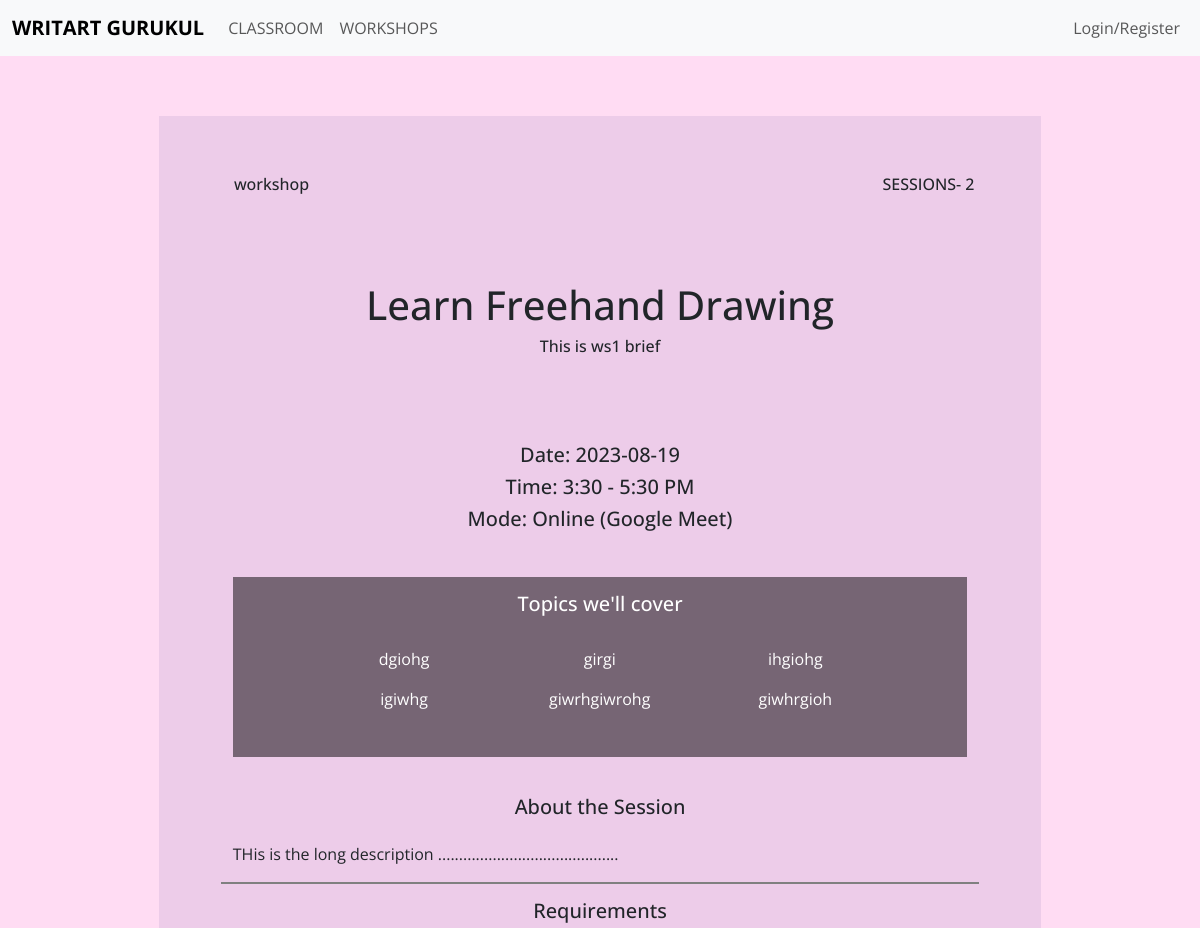
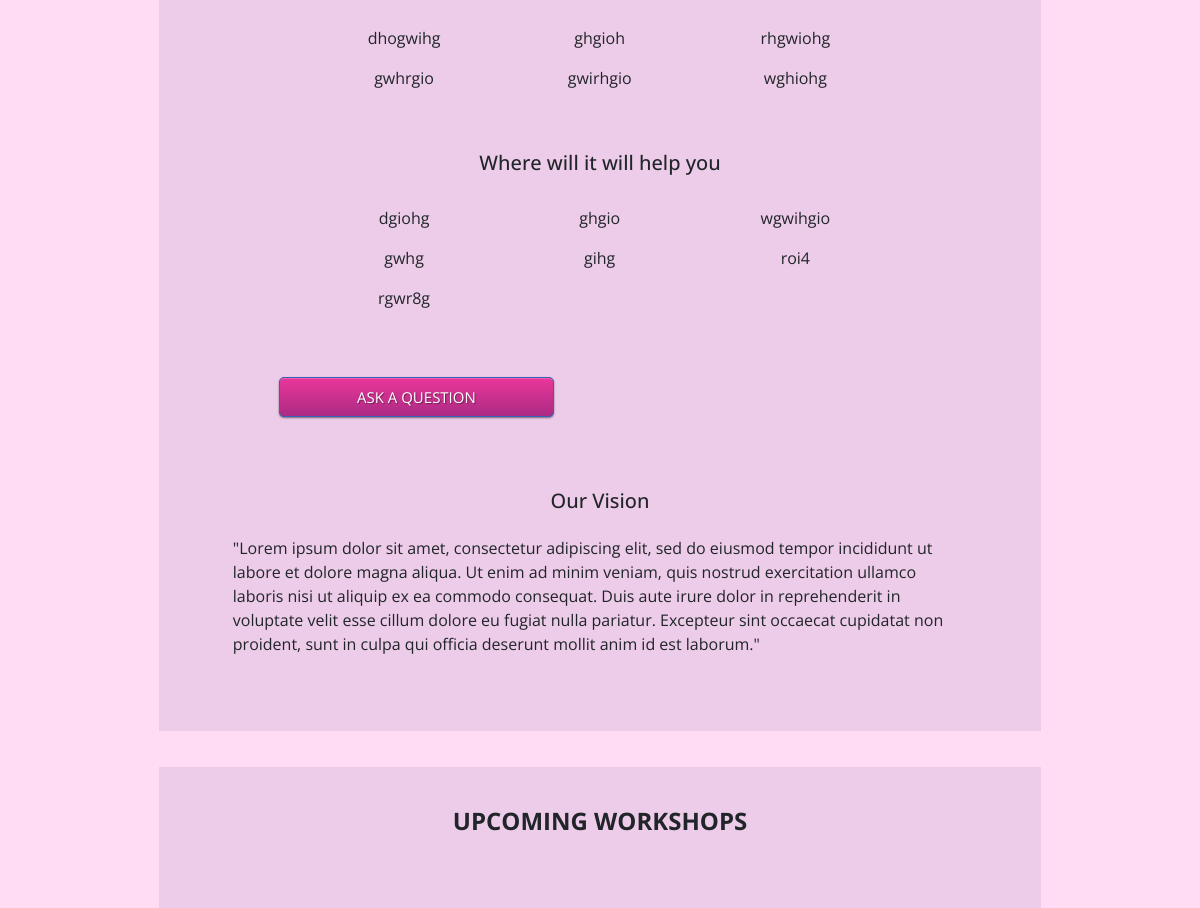
Screenshot of /school/ with the database file from the repository (2 pictures, top to bottom).
### models/workshop_details.py (models this page shows, shortened)
class WorkshopDetails(db.Model):
    id = db.Column(db.Integer, primary_key=True)
    category = db.Column(db.String(100))
    brief = db.Column(db.String(100))
    sessions = db.Column(db.String(2))
    subtopic1 = db.Column(db.String(100))
    subtopic2 = db.Column(db.String(100))
    subtopic3 = db.Column(db.String(100))
    subtopic4 = db.Column(db.String(100))
    subtopic5 = db.Column(db.String(100))
    subtopic6 = db.Column(db.String(100))
    subtopic7 = db.Column(db.String(100))
    subtopic8 = db.Column(db.String(100))
    subtopic9 = db.Column(db.String(100))
    description = db.Column(db.String(500))
    req1 = db.Column(db.String(100))
    req2 = db.Column(db.String(100))
    req3 = db.Column(db.String(100))
    req4 = db.Column(db.String(100))
    req5 = db.Column(db.String(100))
    req6 = db.Column(db.String(100))
    req7 = db.Column(db.String(100))
    req8 = db.Column(db.String(100))
    req9 = db.Column(db.String(100))
    result1 = db.Column(db.String(100))
    result2 = db.Column(db.String(100))
    result3 = db.Column(db.String(100))
    result4 = db.Column(db.String(100))
    result5 = db.Column(db.String(100))
    result6 = db.Column(db.String(100))
    result7 = db.Column(db.String(100))
    result8 = db.Column(db.String(100))
    result9 = db.Column(db.String(100))
    cover = db.Column(db.String(100))
    thumbnail = db.Column(db.String(100))
    photo1 = db.Column(db.String(100))
    photo2 = db.Column(db.String(100))
    photo3 = db.Column(db.String(100))
    ws_id = db.Column(db.Integer, db.ForeignKey('workshop.id'), unique=True)

### models/member.py (models this page shows, shortened)
class Workshop(db.Model):
    id = db.Column(db.Integer, primary_key=True)
    name = db.Column(db.String(10))
    topic = db.Column(db.String(100))
    date = db.Column(db.String(50))
    time = db.Column(db.String(50))
    instructor = db.Column(db.String(100))
    strength = db.Column(db.String(50))
    gross_revenue = db.Column(db.String(100))
    joining_link = db.Column(db.String(100))
    joining_link2 = db.Column(db.String(100))
    joining_link3 = db.Column(db.String(100))
    joining_link4 = db.Column(db.String(100))
    yt_p1_id = db.Column(db.String(100))
    yt_p2_id = db.Column(db.String(100))
    yt_p3_id = db.Column(db.String(100))
    yt_p4_id = db.Column(db.String(100))
    reg_start = db.Column(db.String(50))
    reg_close = db.Column(db.String(50))
    details = db.relationship('WorkshopDetails', backref='workshop', uselist=False)

### routes/school.py (the view, shortened to what this page needs)
@school.route('/', methods=['GET', 'POST'])
def home():
    upcoming_workshop_list = []
    admin = db.session.query(Role).filter_by(name='admin').first()
    current_workshop_name = db.session.query(Tools).filter_by(keyword='current_workshop').first().data
    current_workshop = db.session.query(Workshop).filter_by(name=current_workshop_name).first()
    current_workshop_details = current_workshop.details
    category = current_workshop_details.category
    sessions = current_workshop_details.sessions
    topic = current_workshop.topic
    brief = current_workshop_details.brief
    sub1 = current_workshop_details.subtopic1
    sub2 = current_workshop_details.subtopic2
    sub3 = current_workshop_details.subtopic3
    sub4 = current_workshop_details.subtopic4
    sub5 = current_workshop_details.subtopic5
    sub6 = current_workshop_details.subtopic6
    sub7 = current_workshop_details.subtopic7
    sub8 = current_workshop_details.subtopic8
    sub9 = current_workshop_details.subtopic9
    sub_list = [sub1, sub2, sub3, sub4, sub5, sub6, sub7, sub8, sub9]
    description = current_workshop_details.description
    rq1 = current_workshop_details.req1
    rq2 = current_workshop_details.req2
    rq3 = current_workshop_details.req3
    rq4 = current_workshop_details.req4
    rq5 = current_workshop_details.req5
    rq6 = current_workshop_details.req6
    rq7 = current_workshop_details.req7
    rq8 = current_workshop_details.req8
    rq9 = current_workshop_details.req9
    req_list = [rq1, rq2, rq3, rq4, rq5, rq6, rq7, rq8, rq9]
    r1 = current_workshop_details.result1
    r2 = current_workshop_details.result2
    r3 = current_workshop_details.result3
    r4 = current_workshop_details.result4
    r5 = current_workshop_details.result5
    r6 = current_workshop_details.result6
    r7 = current_workshop_details.result7
    r8 = current_workshop_details.result8
    r9 = current_workshop_details.result9
    result_list = [r1, r2, r3, r4, r5, r6, r7, r8, r9]
    date = current_workshop.date
    time = current_workshop.time
    upcoming_workshop_list = []
    workshops = db.session.query(Workshop)
    reg_status = db.session.query(Tools).filter_by(keyword='reg_status').one()
    for workshop in workshops:
        if not workshop.reg_start:
            upcoming_workshop_list.append(workshop.name)
    return render_template('workshops_main.html', category=category, topic=topic, sessions=sessions, brief=brief,
                           sub_list=sub_list, description=description, req_list=req_list, result_list=result_list,
                           logged_in=current_user.is_authenticated, upcoming_workshop_list=upcoming_workshop_list,
                           date=date, time=time, admin=admin, reg_status=reg_status)

### routes/templates/workshops_main.html (shortened to what this page needs)
{% extends "base.html" %}
{% block content %}
<div class="master-container">
    <div class="row justify-content-center align-items-center" id="ws-content" style="padding: 0% 2%;">
        <div class="col-md-9 align-items-center" style="background-color: #edcce9; padding: 5%;">
            <div class="row justify-content-between align-items-center">
                <div class="col-md-2" style="text-align: center;">
                    <h6>{{category}}</h6>
                </div>
                <div class="col-md-2" style="text-align: center;">
                    <h6>SESSIONS- {{sessions}}</h6>
                </div>
            </div>
            <div class="row justify-content-center">
                <div class="col" style="text-align: center; padding: 10% 0%;">
                    <h1>{{topic}}</h1>
                    <h6>{{brief}}</h6>
                </div>
            </div>
            <div class="row" style="padding-bottom: 5%;">
                <div class="col" style="text-align: center; padding 10% 0%;">
                    <h5>Date: {{date}}</h5>
                    <h5>Time: {{time}}</h5>
                    <h5>Mode: Online (Google Meet)</h5>
                </div>
            </div>
            <div class="col">
                <div id="topics">
                    <div class="row justify-content-center" style="text-align: center;">
                        <div class="col heading">
                            <h5>Topics we'll cover</h5>
                        </div>
                    </div>
                    <div class="wrapper-ws">
                        <div class="container-ws">
                            {% for item in sub_list %}
                            <div class="point">
                                <div class="content">
                                    {{item}}
                                </div>
                            </div>
                            {% endfor %}
                        </div>
                    </div>
                </div>
                <div class="row">
                    <div class="col heading">
                        <h5>About the Session</h5>
                    </div>
                </div>
                <div class="row description">
                    <div class="col">
                        <p>{{description}}</p>
                    </div>
                </div>
                <div class="row justify-content-center" style="text-align: center;">
                    <div class="col heading">
                        <h5>Requirements</h5>
                    </div>
                </div>
                <div class="wrapper-ws">
                    <div class="container-ws">
                        {% for item in req_list %}
                        <div class="point">
                            <div class="content">
                                {{item}}
                            </div>
                        </div>
                        {% endfor %}
                    </div>
                </div>
                <div class="row justify-content-center" style="text-align: center;">
                    <div class="col heading">
                        <h5>Where will it will help you</h5>
                    </div>
                </div>
                <div class="wrapper-ws">
                    <div class="container-ws">
                        {% for item in result_list %}
                        <div class="point">
                            <div class="content">
                                {{item}}
                            </div>
                        </div>
                        {% endfor %}
                    </div>
                </div>
                <div class="btn-set">
                    <div class="row btn-wrapper">
                        <div class="col button-container">
                            <a class="btn btn-primary btn-block btn-large button" href="https://wa.link/vfza06">ASK A QUESTION</a>
                        </div>
                        <div class="col button-container">
                        </div>
                    </div>
                </div>
                <div class="row">
                    <div class="col heading">
                        <h5>Our Vision</h5>
                    </div>
                </div>
                <div class="row">
                    <div class="col">
                        <p>"Lorem ipsum dolor sit amet, consectetur adipiscing elit, sed do eiusmod tempor incididunt ut labore et dolore magna aliqua. Ut enim ad minim veniam, quis nostrud exercitation ullamco laboris nisi ut aliquip ex ea commodo consequat. Duis aute irure dolor in reprehenderit in voluptate velit esse cillum dolore eu fugiat nulla pariatur. Excepteur sint occaecat cupidatat non proident, sunt in culpa qui officia deserunt mollit anim id est laborum."</p>
                    </div>
                </div>
            </div>
        </div>
    </div>
</div>
<div>
    <div class="row justify-content-center align-items-center" style="padding: 0% 2%;">
        <div class="col-md-9 align-items-center" style="background-color: #edcce9; padding: 2%;">
            <div class="col">
                <div>
                    <div class="row justify-content-center" style="text-align: center;">
                        <div class="col heading">
                            <h4><b>UPCOMING WORKSHOPS</b></h4>
                        </div>
                    </div>
                    <div class="wrapper-ws">
                        <div class="container-upcoming-ws">
                        </div>
                    </div>
                </div>
            </div>
        </div>
    </div>
</div>
{% endblock %}

### routes/templates/base.html (shortened to what this page needs)
<!DOCTYPE html>
<html>
  <head>
    <link
      rel="stylesheet"
      href="https://stackpath.bootstrapcdn.com/bootstrap/4.5.2/css/bootstrap.min.css"
    />
    <link href="https://cdn.jsdelivr.net/npm/bootstrap@5.3.2/dist/css/bootstrap.min.css" rel="stylesheet">
    <link
      rel="stylesheet"
      href="{{ url_for('static', filename='css/styles.css')}}"
    />
  </head>
  <body>
    <nav class="navbar navbar-expand-lg bg-body-tertiary">
  <div class="container-fluid">
    <a class="navbar-brand" href="{{ url_for('main.home') }}"><b>WRITART GURUKUL</b></a>
    <div class="collapse navbar-collapse" id="navbarSupportedContent">
      <ul class="navbar-nav me-auto mb-2 mb-lg-0">
        <li class="nav-item">
          <a class="nav-link" href="{{ url_for('school.classroom') }}">CLASSROOM</a>
        </li>
        <li class="nav-item">
          <a class="nav-link" href="{{ url_for('school.home') }}">WORKSHOPS</a>
        </li>
      </ul>
      <form class="d-flex" >
      {% if not logged_in %}
        <ul class="navbar-nav">
          <li class="nav-item">
            <a class="nav-link" href="{{url_for('account.login')}}">Login/Register</a>
          </li>
        </ul>
      {% endif %}
      </form>
    </div>
  </div>
</nav>
    {% block content %}
    {% endblock %}
  </body>
</html>

### static/css/styles.css (style rules this page uses)
.btn { display: inline-block; *display: inline; *zoom: 1; padding: 4px 10px 4px; margin-bottom: 0; font-size: 13px; line-height: 18px; color: #333333; text-align: center;text-shadow: 0 1px 1px rgba(255, 255, 255, 0.75); vertical-align: middle; background-color: #f5f5f5; background-image: -moz-linear-gradient(top, #ffffff, #e6e6e6); background-image: -ms-linear-gradient(top, #ffffff, #e6e6e6); background-image: -webkit-gradient(linear, 0 0, 0 100%, from(#ffffff), to(#e6e6e6)); background-image: -webkit-linear-gradient(top, #ffffff, #e6e6e6); background-image: -o-linear-gradient(top, #ffffff, #e6e6e6); background-image: linear-gradient(top, #ffffff, #e6e6e6); background-repeat: repeat-x; filter: progid:dximagetransform.microsoft.gradient(startColorstr=#ffffff, endColorstr=#e6e6e6, GradientType=0); border-color: #e6e6e6 #e6e6e6 #e6e6e6; border-color: rgba(0, 0, 0, 0.1) rgba(0, 0, 0, 0.1) rgba(0, 0, 0, 0.25); border: 1px solid #e6e6e6; -webkit-border-radius: 4px; -moz-border-radius: 4px; border-radius: 4px; -webkit-box-shadow: inset 0 1px 0 rgba(255, 255, 255, 0.2), 0 1px 2px rgba(0, 0, 0, 0.05); -moz-box-shadow: inset 0 1px 0 rgba(255, 255, 255, 0.2), 0 1px 2px rgba(0, 0, 0, 0.05); box-shadow: inset 0 1px 0 rgba(255, 255, 255, 0.2), 0 1px 2px rgba(0, 0, 0, 0.05); cursor: pointer; *margin-left: .3em; }
.btn-large { padding: 9px 14px; font-size: 15px; line-height: normal; -webkit-border-radius: 5px; -moz-border-radius: 5px; border-radius: 5px; }
.btn-primary, .btn-primary:hover { text-shadow: 0 -1px 0 rgba(0, 0, 0, 0.25); color: #ffffff; }
.btn-primary { background-color: #AB2B83; background-image: -moz-linear-gradient(top, #6eb6de, #AB2B83); background-image: -ms-linear-gradient(top, #6eb6de, #AB2B83); background-image: -webkit-gradient(linear, 0 0, 0 100%, from(#792399), to(#AB2B83)); background-image: -webkit-linear-gradient(top, #EA369B, #AB2B83); background-image: -o-linear-gradient(top, #6eb6de, #5AB2B83); background-image: linear-gradient(top, #5D067E, #4a77d4); background-repeat: repeat-x; filter: progid:dximagetransform.microsoft.gradient(startColorstr=#6eb6de, endColorstr=#4a77d4, GradientType=0); border: 1px solid #3762bc; text-shadow: 1px 1px 1px rgba(0,0,0,0.4); box-shadow: inset 0 1px 0 rgba(255, 255, 255, 0.2), 0 1px 2px rgba(0, 0, 0, 0.5); }
.btn-block { width: 100%; display:block; margin-bottom:20px; }
* { -webkit-box-sizing:border-box; -moz-box-sizing:border-box; -ms-box-sizing:border-box; -o-box-sizing:border-box; box-sizing:border-box; }
html { width: 100%; height:100%; overflow:auto; }
body { height: auto; font-family: 'Open Sans', sans-serif; background-color: #FFDCF3; }
.navbar { z-index: 50; }
a { text-decoration: none; text-align: center; }
::placeholder { color: #FFFFFF; opacity: 1; }
.master-container { padding-top: 5%; padding-bottom: 3%; }
.wrapper-ws { display: flex; align-items: center; justify-content: center; }
.container-ws { width: 80%; overflow: hidden; padding-bottom: 3%; }
.container-ws .point { padding: 8px; width: 33.3%; float: left; }
.container-ws .point .content { width: 100%; height: 100%; text-align: center; }
#topics { background-color: rgba(0, 0, 0, 0.5); color: white; margin-bottom: 3%; }
.heading { padding: 2% 0%; text-align: center; }
.button-container { display: flex; justify-content: center; text-align: center; }
.btn-wrapper { width: 100%; padding: 5% 0%; }
.btn-set { display: flex; justify-content: center; }
.button { width: 80%; }
.description { border-bottom: 2px solid gray; }
.container-upcoming-ws { width: 100%; overflow: hidden; padding-bottom: 3%; }
* { padding: 0; margin: 0; box-sizing: border-box; }

### rows the page displays
WorkshopDetails: category "workshop", brief "This is ws1 brief", subtopic1 "dgiohg", subtopic2 "girgi", subtopic3 "ihgiohg", subtopic4 "igiwhg", subtopic5 "giwrhgiwrohg", subtopic6 "giwhrgioh", description "THis is the long description ...........................................", req1 "dhogwihg", req2 "ghgioh", req3 "rhgwiohg", req4 "gwhrgio", req5 "gwirhgio", req6 "wghiohg", result1 "dgiohg", result2 "ghgio", result3 "wgwihgio", result4 "gwhg", result5 "gihg", result6 "roi4", result7 "rgwr8g"
Workshop: topic "Learn Freehand Drawing", date "2023-08-19", time "3:30 - 5:30 PM"

### other values shown
{{ sessions }} "2"
